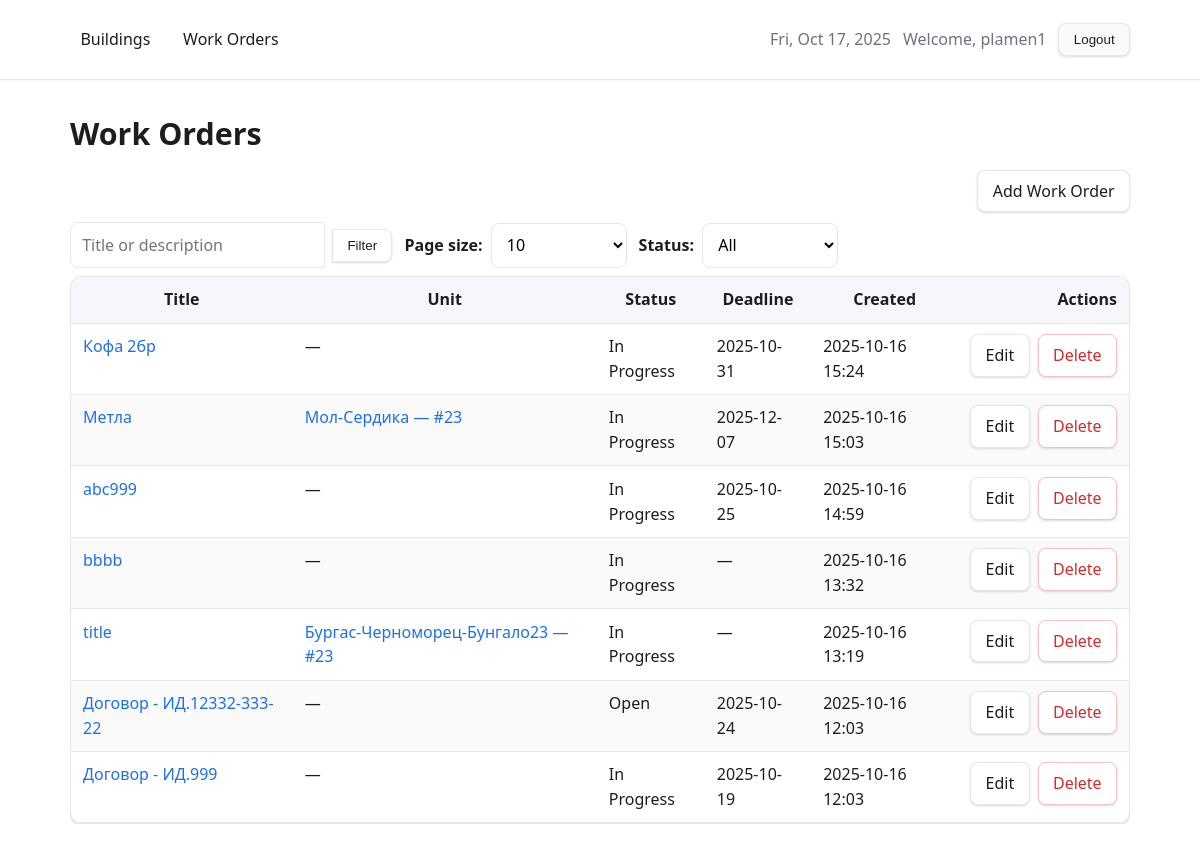
/work-orders/ (signed in), run on the app's committed database.
### core/models.py (models this page shows, shortened)
class WorkOrder(models.Model):
    class Status(models.TextChoices):
        OPEN = "open", "Open"
        IN_PROGRESS = "in_progress", "In Progress"
        CLOSED = "closed", "Closed"
    building = models.ForeignKey(
        "core.Building",
        null=True,
        blank=True,
        on_delete=models.CASCADE,
        related_name="work_orders",
    )
    unit = models.ForeignKey(
        "core.Unit",
        null=True,
        blank=True,
        on_delete=models.SET_NULL,
        related_name="work_orders",
    )
    title = models.CharField(max_length=200)
    description = models.TextField(blank=True)
    status = models.CharField(
        max_length=20, choices=Status.choices, default=Status.OPEN
    )
    deadline = models.DateField(null=True, blank=True)
    created_at = models.DateTimeField(auto_now_add=True)

class Unit(models.Model):
    building = models.ForeignKey(
        Building,
        on_delete=models.CASCADE,
        related_name="units",
    )
    number = models.CharField(max_length=50)
    floor = models.IntegerField(validators=[MinValueValidator(-5)])
    is_occupied = models.BooleanField(default=False)
    description = models.TextField(blank=True, default="")
    class Meta:
        unique_together = ("building", "number")
        ordering = ["building__name", "floor", "number"]

class Building(models.Model):
    name = models.CharField(max_length=200)
    address = models.CharField(max_length=300)
    description = models.TextField(blank=True, default="")
    owner = models.ForeignKey(
        settings.AUTH_USER_MODEL,
        on_delete=models.SET_NULL,
        null=True,
        blank=True,
        related_name="buildings",
    )
    objects: BuildingQuerySet = BuildingQuerySet.as_manager()  # leverage annotations
    class Meta:
        ordering = ["name"]

### core/views.py (the view)
# urls.py: path("work-orders/", views.WorkOrderListView.as_view(), name="work_orders_list"),
class WorkOrderListView(NavContextMixin, LoginRequiredMixin, ListView):
    model = WorkOrder
    template_name = "core/work_orders_list.html"  # match your template path
    context_object_name = "orders"
    def get_queryset(self):
        qs = (
            WorkOrder.objects
            .select_related("unit", "unit__building", "building")
            .order_by("-created_at")
        )
        if not is_admin(self.request.user):
            qs = qs.filter(
                Q(unit__building__owner=self.request.user) |
                Q(building__owner=self.request.user)
            )
        q = (self.request.GET.get("q") or "").strip()
        if q:
            qs = qs.filter(Q(title__icontains=q) | Q(description__icontains=q))
        st = (self.request.GET.get("status") or "").strip()
        if st in dict(WorkOrder.Status.choices):
            qs = qs.filter(status=st)
        return qs
    def get_paginate_by(self, queryset):
        per = self.request.GET.get("per")
        return int(per) if (per and per.isdigit()) else 10
    def get_context_data(self, **kwargs):
        ctx = super().get_context_data(**kwargs)
        req = self.request
        ctx["q"] = (req.GET.get("q") or "").strip()
        ctx["status"] = (req.GET.get("status") or "").strip()
        ctx["per"] = self.get_paginate_by(self.get_queryset())
        ctx["per_choices"] = [10, 20, 50, 100]
        ctx["status_choices"] = WorkOrder.Status.choices
        return ctx

### core/views.py (called while the page is built)
def is_admin(user) -> bool:
    return bool(user and user.is_staff)

    def get_context_data(self, **kwargs):
        ctx = super().get_context_data(**kwargs)
        ctx["work_orders_enabled"] = False
        ctx["work_orders_url"] = None
        try:
            url = reverse("work_orders_list")
        except NoReverseMatch:
            url = None
        else:
            ctx["work_orders_enabled"] = True
            ctx["work_orders_url"] = url
        return ctx

### templates/core/work_orders_list.html (shortened to what this page needs)
{% extends "base.html" %}
{% block content %}
  <h1 class="mb-2">Work Orders</h1>
  <div class="row space-between" style="gap:1rem; align-items:center; flex-wrap:wrap;">
    <div><a class="btn" href="{% url 'work_order_create' %}">Add Work Order</a></div>
  </div>
  <form method="get" class="filter-grid" style="margin-top:.6rem; margin-bottom:.5rem;">
    <div class="input-group joined" style="min-width:320px; max-width:680px;">
      <input
        id="id_q"
        class="input-search"
        type="text"
        name="q"
        value="{{ q }}"
        placeholder="Title or description"
      />
      <button class="btn" type="submit">Filter</button>
    </div>
    <div class="row" style="gap:.5rem; align-items:center; justify-self:end; white-space:nowrap;">
      <label for="id_per" style="margin:0;">Page size:</label>
      <select id="id_per" name="per" onchange="this.form.submit()">
        {% for opt in per_choices %}
          <option value="{{ opt }}" {% if per == opt %}selected{% endif %}>{{ opt }}</option>
        {% endfor %}
      </select>
    </div>
    <div class="row" style="gap:.5rem; align-items:center; justify-self:end; white-space:nowrap;">
      <label for="id_status" style="margin:0;">Status:</label>
      <select id="id_status" name="status" onchange="this.form.submit()">
        <option value="" {% if not status %}selected{% endif %}>All</option>
      </select>
    </div>
  </form>
  <div class="table-wrap">
    <table class="bm-table">
      <thead>
        <tr>
          <th>Title</th>
          <th>Unit</th>
          <th>Status</th>
          <th>Deadline</th>
          <th>Created</th>
          <th class="text-right">Actions</th>
        </tr>
      </thead>
      <tbody>
        {% for w in orders %}
          <tr>
            <td><a href="{% url 'work_order_update' w.id %}">{{ w.title }}</a></td>
            <td>
              {% if w.unit_id %}
                <a href="{% url 'building_detail' w.unit.building_id %}">
                  {{ w.unit.building.name }} — #{{ w.unit.number }}
                </a>
              {% else %}—{% endif %}
            </td>
            <td>{{ w.get_status_display }}</td>
            <td>{% if w.deadline %}{{ w.deadline|date:"Y-m-d" }}{% else %}—{% endif %}</td>
            <td>{{ w.created_at|date:"Y-m-d H:i" }}</td>
            <td class="text-right">
              <div class="row" style="gap:.5rem; justify-content:flex-end; flex-wrap:nowrap; white-space:nowrap;">
                <a class="btn" href="{% url 'work_order_update' w.id %}">Edit</a>
                <a class="btn btn-danger" href="{% url 'work_order_delete' w.id %}">Delete</a>
              </div>
            </td>
          </tr>
        {% empty %}
          <tr><td colspan="6">No work orders.</td></tr>
        {% endfor %}
      </tbody>
    </table>
  </div>
{% endblock %}

### templates/base.html (shortened to what this page needs)
{% load static %}
<!doctype html>
<html lang="en">
  <head>
    <link rel="stylesheet" href="{% static 'css/app.css' %}">
  </head>
  <body>
    <header class="site-topbar">
      <div class="container row space-between">
        <nav class="left row gap" aria-label="Primary">
          {% block topbar_left %}
            <a class="navlink{% if request.path == request.build_absolute_uri|slice:':0' %}{% endif %}" href="{% url 'buildings_list' %}">Buildings</a>
            {% if work_orders_enabled and work_orders_url %}
              <a class="navlink" href="{{ work_orders_url }}">Work Orders</a>
            {% endif %}
          {% endblock %}
        </nav>
        <div class="right row gap">
          {% block topbar_right %}
            {% if user.is_authenticated %}
              <time class="muted" datetime="{% now 'c' %}">{% now 'D, M j, Y' %}</time>
              <span class="muted">Welcome, {{ user.get_full_name|default:user.username }}</span>
              <form class="inline-form" action="{% url 'logout' %}" method="post">
                <button type="submit" class="btn btn-secondary">Logout</button>
              </form>
            {% else %}
              <a class="btn" href="{% url 'login' %}">Login</a>
            {% endif %}
          {% endblock %}
        </div>
      </div>
    </header>
    <main class="container">
      {% block content %}{% endblock %}
    </main>
  </body>
</html>

### static/css/app.css (style rules this page uses)
:root { --bg:#ffffff; --bg-soft:#f7f7fb; --ink:#1c1d21; --muted:#6b7280; --primary:#1f6feb; --primary-600:#1a5bcc; --danger:#d12c2c; --danger-600:#b42323; --border:#e5e7eb; --radius:12px; --radius-sm:8px; --gap:.75rem; --shadow:0 1px 2px rgba(16,24,40,.06),0 1px 3px rgba(16,24,40,.10); }
* { box-sizing:border-box }
html,body { height:100% }
body { margin:0; font:16px/1.55 ui-sans-serif,system-ui,-apple-system,"Segoe UI",Roboto,Helvetica,Arial,sans-serif; color:var(--ink); background:var(--bg); }
.container { max-width:1100px;margin:0 auto;padding:1.25rem }
h1 { font-size:1.9rem;margin:.6rem 0 1rem }
.row { display:flex;align-items:center }
.space-between { justify-content:space-between }
.gap { gap:var(--gap) }
.mb-2 { margin-bottom:.8rem }
.muted { color:var(--muted) }
.text-right { text-align:right }
.inline-form { display:inline;margin:0 }
.site-topbar { position:sticky;top:0;z-index:50;background:var(--bg);border-bottom:1px solid var(--border);box-shadow:0 1px 0 rgba(0,0,0,.02) }
.navlink { color:var(--ink);text-decoration:none;padding:.45rem .65rem;border-radius:var(--radius-sm) }
a { color:var(--primary);text-decoration:none }
.btn { display:inline-flex;align-items:center;justify-content:center;gap:.35rem; padding:.5rem .9rem;border:1px solid var(--border);border-radius:var(--radius-sm); background:#fff;color:var(--ink);text-decoration:none;cursor:pointer;box-shadow:var(--shadow); }
.btn-secondary { background:#fafafa }
.btn-danger { background:#fff;border-color:#f2c2c2;color:var(--danger) }
form { max-width:48rem }
label { display:block;font-weight:600;margin-bottom:.35rem }
input[type="text"],input[type="number"],input[type="email"],input[type="tel"], input[type="password"],select,textarea { width:100%;padding:.6rem .7rem;border:1px solid var(--border); border-radius:var(--radius-sm);font:inherit;background:#fff; transition:border-color .15s,box-shadow .15s; }
.input-group { display:flex;align-items:center;gap:.5rem }
.input-search { flex:1;min-width:min(32rem,100%) }
.input-group .input-search { min-width:0 }
.input-group.joined > input[type="text"], .input-group.joined > select, .input-group.joined > textarea { border-top-right-radius:0;border-bottom-right-radius:0; }
.input-group.joined > .btn { border-top-left-radius:0;border-bottom-left-radius:0;margin-left:-1px; }
.table-wrap { max-width:100%;overflow-x:auto }
.bm-table { width:100%;border-collapse:separate;border-spacing:0;border:1px solid var(--border); border-radius:var(--radius);overflow:hidden;background:#fff;box-shadow:var(--shadow) }
.bm-table th,.bm-table td { padding:.65rem .75rem;border-bottom:1px solid var(--border);vertical-align:top }
.bm-table th { background:var(--bg-soft);font-weight:700 }
.bm-table tr:nth-child(even) td { background:#fafafa }
.filter-grid { display:grid; grid-template-columns: 1fr auto auto; gap:.75rem; align-items:end; }
.filter-grid .input-group, .filter-grid .input-group .input-search { min-width:0 }
.filter-grid select { min-width:8.5rem }

### data on the page
WorkOrder: title "Кофа 2бр", status "In Progress", deadline "2025-10-31", created_at "2025-10-16 15:24"
WorkOrder: title "Метла", unit.building.name "Мол-Сердика", unit.number "23", status "In Progress", deadline "2025-12-07", created_at "2025-10-16 15:03"
WorkOrder: title "abc999", status "In Progress", deadline "2025-10-25", created_at "2025-10-16 14:59"
WorkOrder: title "bbbb", status "In Progress", created_at "2025-10-16 13:32"
WorkOrder: title "title", unit.building.name "Бургас-Черноморец-Бунгало23", unit.number "23", status "In Progress", created_at "2025-10-16 13:19"
WorkOrder: title "Договор - ИД.12332-333-22", status "Open", deadline "2025-10-24", created_at "2025-10-16 12:03"
WorkOrder: title "Договор - ИД.999", status "In Progress", deadline "2025-10-19", created_at "2025-10-16 12:03"

### other printed values
{{ user.get_full_name|default:user.username }} "plamen1"
form field per "10"
